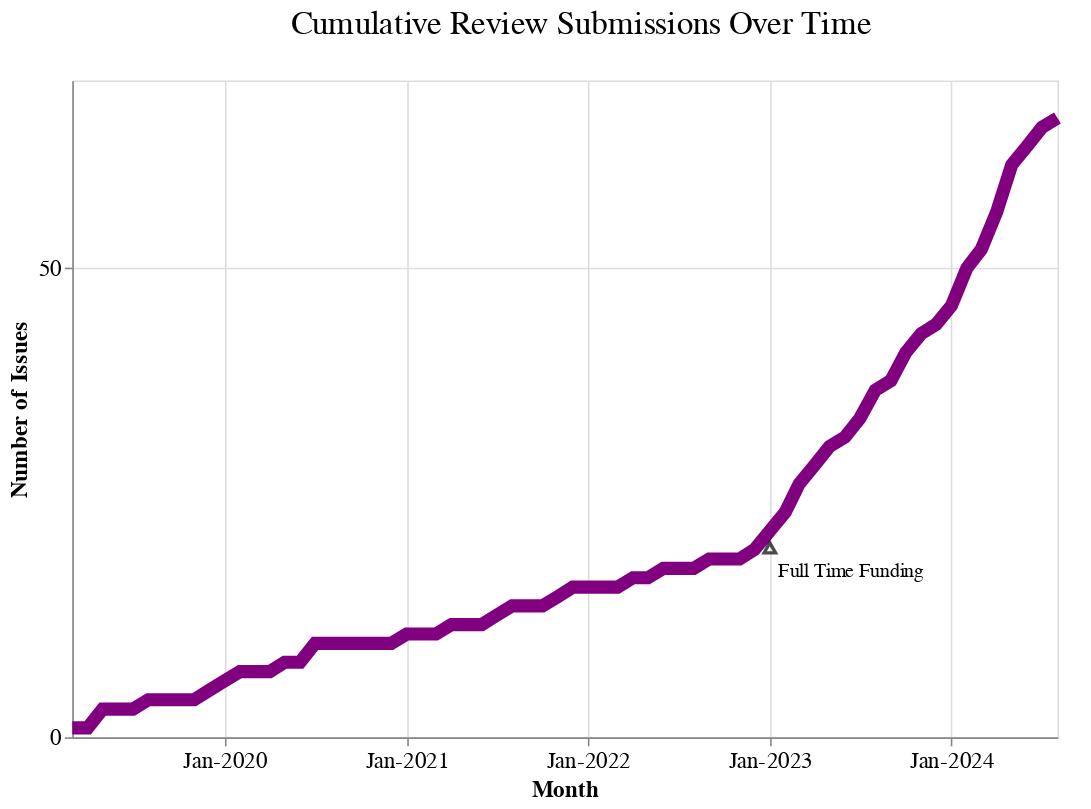

The notebook cell saved with this chart:
### Code cell
# Create an Altair line plot
chart = (
    alt.Chart(final_monthly)
    .mark_line(color="purple", strokeWidth=8)
    .encode(
        x=alt.X(
            "date:T",
            axis=alt.Axis(
                title="Month",
                format="%b-%Y",
                tickCount="year",
            ),
        ),
        y=alt.Y(
            "cumulative_count:Q",
            axis=alt.Axis(
                title="Number of Issues",
                tickMinStep=50,
            ),
        ),
        tooltip=[
            alt.Tooltip("date:T", title="Month"),
            alt.Tooltip("cumulative_count:Q", title="Number of Issues"),
        ],
    )
    .properties(
        title=alt.TitleParams(
            text="Cumulative Review Submissions Over Time",
        ),
        width=600,
        height=400,
    )
)

label = (
    alt.Chart(
        pd.DataFrame(
            {
                "date": [
                    pd.Timestamp("2023-01-01")
                ],  # Specific x-axis location (January 2023)
                "cumulative_count": [16],
                "label": ["Full Time Funding"],
            }
        )
    )
    .mark_text(align="left", dx=5, dy=-10, color="black", fontSize=12, font="Poppins")
    .encode(x="date:T", y="cumulative_count:Q", text="label:N")
)

# Adding an arrow using mark_rule and mark_point
arrow = (
    alt.Chart(
        pd.DataFrame(
            {
                "date": [pd.Timestamp("2023-01-01")],
                "cumulative_count": [
                    20
                ],  # Adjust y-axis location to position the arrow
            }
        )
    )
    .mark_point(shape="triangle", angle=0, size=50, color="black")
    .encode(x="date:T", y="cumulative_count:Q")
)

# Combine the chart and the label
final_chart = chart + label + arrow

# Show the final chart
final_chart.show()

# Show the chart
# chart.show()

### Figure 1 — Vega-Lite specification as saved in the notebook (floating-point values rounded to 4 significant figures)
{"config": {"title": {"fontSize": 20, "font": "Poppins", "anchor": "middle", "color": "black", "fontWeight": 400, "dy": -20, "dx": 10}, "axis": {"labelFontSize": 14, "titleFontSize": 14, "titleFont": "Poppins", "labelFont": "Poppins"}, "axisX": {"labelAngle": 0}, "legend": {"labelFontSize": 12, "titleFontSize": 14, "titleFont": "Poppins", "labelFont": "Poppins"}, "bar": {"color": "purple", "fill": "purple"}, "line": {"color": "purple"}, "view": {"height": 300, "width": 600, "padding": {"top": 190, "left": 10, "right": 10, "bottom": 90}}}, "layer": [{"data": {"name": "data-356e3d886e01aba97454189ed7f31aff"}, "mark": {"type": "line", "color": "purple", "strokeWidth": 8}, "encoding": {"tooltip": [{"field": "date", "title": "Month", "type": "temporal"}, {"field": "cumulative_count", "title": "Number of Issues", "type": "quantitative"}], "x": {"axis": {"format": "%b-%Y", "tickCount": "year", "title": "Month"}, "field": "date", "type": "temporal"}, "y": {"axis": {"tickMinStep": 50, "title": "Number of Issues"}, "field": "cumulative_count", "type": "quantitative"}}, "title": {"text": "Cumulative Review Submissions Over Time"}}, {"data": {"name": "data-885435433e90c9e36bd36f19a234dabd"}, "mark": {"type": "text", "align": "left", "color": "black", "dx": 5, "dy": -10, "font": "Poppins", "fontSize": 12}, "encoding": {"text": {"field": "label", "type": "nominal"}, "x": {"field": "date", "type": "temporal"}, "y": {"field": "cumulative_count", "type": "quantitative"}}}, {"data": {"name": "data-967c9fd2600aa1f4ef471e2361e60d17"}, "mark": {"type": "point", "angle": 0, "color": "black", "shape": "triangle", "size": 50}, "encoding": {"x": {"field": "date", "type": "temporal"}, "y": {"field": "cumulative_count", "type": "quantitative"}}}], "height": 400, "width": 600, "$schema": "https://vega.github.io/schema/vega-lite/v5.17.0.json", "datasets": {"data-356e3d886e01aba97454189ed7f31aff": [{"date": "2019-03-01T00:00:00", "issue_count": 1, "cumulative_count": 1}, {"date": "2019-04-01T00:00:00", "issue_count": 0, "cumulative_count": 1}, {"date": "2019-05-01T00:00:00", "issue_count": 2, "cumulative_count": 3}, {"date": "2019-06-01T00:00:00", "issue_count": 0, "cumulative_count": 3}, {"date": "2019-07-01T00:00:00", "issue_count": 0, "cumulative_count": 3}, {"date": "2019-08-01T00:00:00", "issue_count": 1, "cumulative_count": 4}, {"date": "2019-09-01T00:00:00", "issue_count": 0, "cumulative_count": 4}, {"date": "2019-10-01T00:00:00", "issue_count": 0, "cumulative_count": 4}, {"date": "2019-11-01T00:00:00", "issue_count": 0, "cumulative_count": 4}, {"date": "2019-12-01T00:00:00", "issue_count": 1, "cumulative_count": 5}, {"date": "2020-01-01T00:00:00", "issue_count": 1, "cumulative_count": 6}, {"date": "2020-02-01T00:00:00", "issue_count": 1, "cumulative_count": 7}, {"date": "2020-03-01T00:00:00", "issue_count": 0, "cumulative_count": 7}, {"date": "2020-04-01T00:00:00", "issue_count": 0, "cumulative_count": 7}, {"date": "2020-05-01T00:00:00", "issue_count": 1, "cumulative_count": 8}, {"date": "2020-06-01T00:00:00", "issue_count": 0, "cumulative_count": 8}, {"date": "2020-07-01T00:00:00", "issue_count": 2, "cumulative_count": 10}, {"date": "2020-08-01T00:00:00", "issue_count": 0, "cumulative_count": 10}, {"date": "2020-09-01T00:00:00", "issue_count": 0, "cumulative_count": 10}, {"date": "2020-10-01T00:00:00", "issue_count": 0, "cumulative_count": 10}, {"date": "2020-11-01T00:00:00", "issue_count": 0, "cumulative_count": 10}, {"date": "2020-12-01T00:00:00", "issue_count": 0, "cumulative_count": 10}, {"date": "2021-01-01T00:00:00", "issue_count": 1, "cumulative_count": 11}, {"date": "2021-02-01T00:00:00", "issue_count": 0, "cumulative_count": 11}, {"date": "2021-03-01T00:00:00", "issue_count": 0, "cumulative_count": 11}, {"date": "2021-04-01T00:00:00", "issue_count": 1, "cumulative_count": 12}, {"date": "2021-05-01T00:00:00", "issue_count": 0, "cumulative_count": 12}, {"date": "2021-06-01T00:00:00", "issue_count": 0, "cumulative_count": 12}, {"date": "2021-07-01T00:00:00", "issue_count": 1, "cumulative_count": 13}, {"date": "2021-08-01T00:00:00", "issue_count": 1, "cumulative_count": 14}, {"date": "2021-09-01T00:00:00", "issue_count": 0, "cumulative_count": 14}, {"date": "2021-10-01T00:00:00", "issue_count": 0, "cumulative_count": 14}, {"date": "2021-11-01T00:00:00", "issue_count": 1, "cumulative_count": 15}, {"date": "2021-12-01T00:00:00", "issue_count": 1, "cumulative_count": 16}, {"date": "2022-01-01T00:00:00", "issue_count": 0, "cumulative_count": 16}, {"date": "2022-02-01T00:00:00", "issue_count": 0, "cumulative_count": 16}, {"date": "2022-03-01T00:00:00", "issue_count": 0, "cumulative_count": 16}, {"date": "2022-04-01T00:00:00", "issue_count": 1, "cumulative_count": 17}, {"date": "2022-05-01T00:00:00", "issue_count": 0, "cumulative_count": 17}, {"date": "2022-06-01T00:00:00", "issue_count": 1, "cumulative_count": 18}, {"date": "2022-07-01T00:00:00", "issue_count": 0, "cumulative_count": 18}, {"date": "2022-08-01T00:00:00", "issue_count": 0, "cumulative_count": 18}, {"date": "2022-09-01T00:00:00", "issue_count": 1, "cumulative_count": 19}, {"date": "2022-10-01T00:00:00", "issue_count": 0, "cumulative_count": 19}, {"date": "2022-11-01T00:00:00", "issue_count": 0, "cumulative_count": 19}, {"date": "2022-12-01T00:00:00", "issue_count": 1, "cumulative_count": 20}, {"date": "2023-01-01T00:00:00", "issue_count": 2, "cumulative_count": 22}, {"date": "2023-02-01T00:00:00", "issue_count": 2, "cumulative_count": 24}, {"date": "2023-03-01T00:00:00", "issue_count": 3, "cumulative_count": 27}, {"date": "2023-04-01T00:00:00", "issue_count": 2, "cumulative_count": 29}, {"date": "2023-05-01T00:00:00", "issue_count": 2, "cumulative_count": 31}, {"date": "2023-06-01T00:00:00", "issue_count": 1, "cumulative_count": 32}, {"date": "2023-07-01T00:00:00", "issue_count": 2, "cumulative_count": 34}, {"date": "2023-08-01T00:00:00", "issue_count": 3, "cumulative_count": 37}, {"date": "2023-09-01T00:00:00", "issue_count": 1, "cumulative_count": 38}, {"date": "2023-10-01T00:00:00", "issue_count": 3, "cumulative_count": 41}, {"date": "2023-11-01T00:00:00", "issue_count": 2, "cumulative_count": 43}, {"date": "2023-12-01T00:00:00", "issue_count": 1, "cumulative_count": 44}, {"date": "2024-01-01T00:00:00", "issue_count": 2, "cumulative_count": 46}, {"date": "2024-02-01T00:00:00", "issue_count": 4, "cumulative_count": 50}, {"date": "2024-03-01T00:00:00", "issue_count": 2, "cumulative_count": 52}, {"date": "2024-04-01T00:00:00", "issue_count": 4, "cumulative_count": 56}, {"date": "2024-05-01T00:00:00", "issue_count": 5, "cumulative_count": 61}, {"date": "2024-06-01T00:00:00", "issue_count": 2, "cumulative_count": 63}, {"date": "2024-07-01T00:00:00", "issue_count": 2, "cumulative_count": 65}, {"date": "2024-08-01T00:00:00", "issue_count": 1, "cumulative_count": 66}], "data-885435433e90c9e36bd36f19a234dabd": [{"date": "2023-01-01T00:00:00", "cumulative_count": 16, "label": "Full Time Funding"}], "data-967c9fd2600aa1f4ef471e2361e60d17": [{"date": "2023-01-01T00:00:00", "cumulative_count": 20}]}}
